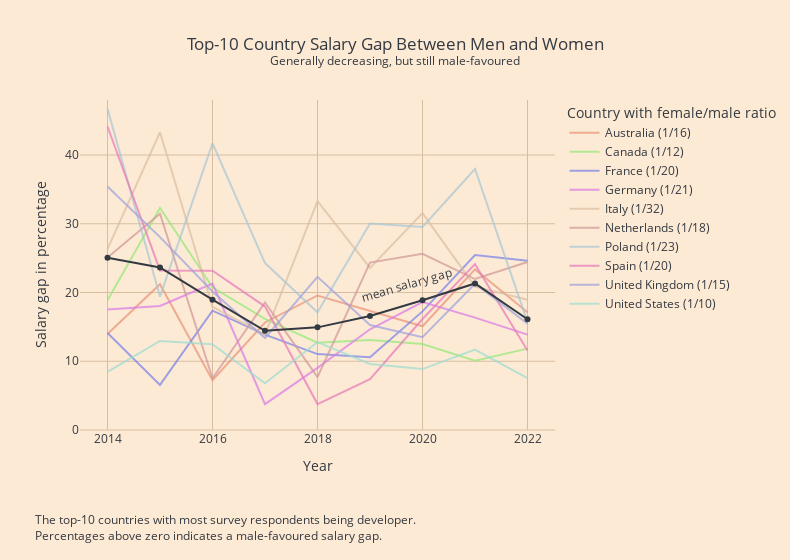

Notebook cell for this chart:
### Code cell
color_alpha = 0.7

fig = px.line(
    salary_gap_df,
    x='Year',
    y='SalaryGapPercent',
    color='Country',
    hover_name='Country',
    title='Top-10 Country Salary Gap Between Men and Women<br><sup>Generally decreasing, but still male-favoured</sup>',
    custom_data=['Country'],
    color_discrete_sequence=[
        f'rgba(233, 146, 119, {color_alpha})',
        f'rgba(148, 233, 119, {color_alpha})',
        f'rgba(119, 127, 233, {color_alpha})',
        f'rgba(218, 119, 233, {color_alpha})',
        f'rgba(218, 191, 162, {color_alpha})',
        f'rgba(207, 150, 150, {color_alpha})',
        f'rgba(167, 199, 213, {color_alpha})',
        f'rgba(233, 119, 186, {color_alpha})',
        f'rgba(154, 162, 221, {color_alpha})',
        f'rgba(154, 221, 209, {color_alpha})',
    ],
    range_y=[0, 48],
    width=790,
)

fig.update_layout(yaxis_title='Salary gap in percentage')

# Add male/female ratio in the legend names
total_male_participants_per_country_df = countries_df.query('Gender == "male"') \
    .groupby('Country', as_index=False) \
    .size() \
    .rename(columns={'size': 'TotalMale'})

total_female_participants_per_country_df = countries_df.query('Gender == "female"') \
    .groupby('Country', as_index=False) \
    .size() \
    .rename(columns={'size': 'TotalFemale'})

total_participants_per_country_df = pd.merge(total_male_participants_per_country_df, total_female_participants_per_country_df)
total_participants_per_country_df['MaleRatioPerFemale'] = total_participants_per_country_df['TotalMale'] / total_participants_per_country_df['TotalFemale']

# Add female/male ratio for each legend name.

# Example: {'oldname': 'newname'}
legend_names = {}
for _, row in total_participants_per_country_df.iterrows():
    legend_names[row['Country']] = f"{row['Country']} (1/{int(row['MaleRatioPerFemale'])})"

fig.for_each_trace(lambda t: t.update(name=legend_names[t.name], 
                                      legendgroup=legend_names[t.name],
                                      hovertemplate='<b>' + t.name + '</b><br>Year: %{x:d} </br>Salary gap: %{y:d}%<extra></extra>'))

# Plot the mean salary scatters
mean_salary_line_fig = px.line(mean_salary_gap,
                               x='Year',
                               y='SalaryGapPercent',
                               markers=True)
for trace in mean_salary_line_fig.data:
    trace.hovertemplate = '<b>' + trace.name + '</b><br>Year: %{x:d} </br>Mean salary gap: %{y:d}%<extra></extra>'

fig.add_traces(list(mean_salary_line_fig.select_traces()))
fig.add_annotation(x=2019.7, y=17.75,
                   showarrow=False,
                   xanchor='center',
                   yanchor='bottom',
                   textangle=-16,
                   text='mean salary gap')

# Add caption
fig.add_annotation(x=-0.1, y=-0.35,
                   xref='paper', yref='paper',
                   showarrow=False,
                   xanchor='left', yanchor='bottom',
                   align='left',
                   text='The top-10 countries with most survey respondents being developer.<br>Percentages above zero indicates a male-favoured salary gap.')

fig.update_layout(
    legend={
        'title': 'Country with female/male ratio'
    },
    margin={'b': 130}
)

fig.show()

### Figure 1 — Plotly figure (JSON) as saved in the notebook; plotly's stock layout.template omitted (floating-point values rounded to 4 significant figures)
{"data": [{"customdata": [["Australia"], ["Australia"], ["Australia"], ["Australia"], ["Australia"], ["Australia"], ["Australia"], ["Australia"], ["Australia"]], "hovertemplate": "<b>Australia</b><br>Year: %{x:d} </br>Salary gap: %{y:d}%<extra></extra>", "hovertext": ["Australia", "Australia", "Australia", "Australia", "Australia", "Australia", "Australia", "Australia", "Australia"], "legendgroup": "Australia (1/16)", "line": {"color": "rgba(233, 146, 119, 0.7)", "dash": "solid"}, "marker": {"symbol": "circle"}, "mode": "lines", "name": "Australia (1/16)", "orientation": "v", "showlegend": true, "type": "scatter", "x": [2014, 2015, 2016, 2017, 2018, 2019, 2020, 2021, 2022], "xaxis": "x", "y": [13.96, 21.21, 7.232, 15.64, 19.57, 17.28, 15.08, 23.36, 17.13], "yaxis": "y"}, {"customdata": [["Canada"], ["Canada"], ["Canada"], ["Canada"], ["Canada"], ["Canada"], ["Canada"], ["Canada"], ["Canada"]], "hovertemplate": "<b>Canada</b><br>Year: %{x:d} </br>Salary gap: %{y:d}%<extra></extra>", "hovertext": ["Canada", "Canada", "Canada", "Canada", "Canada", "Canada", "Canada", "Canada", "Canada"], "legendgroup": "Canada (1/12)", "line": {"color": "rgba(148, 233, 119, 0.7)", "dash": "solid"}, "marker": {"symbol": "circle"}, "mode": "lines", "name": "Canada (1/12)", "orientation": "v", "showlegend": true, "type": "scatter", "x": [2014, 2015, 2016, 2017, 2018, 2019, 2020, 2021, 2022], "xaxis": "x", "y": [18.89, 32.29, 20.76, 16.16, 12.7, 13.1, 12.5, 10.09, 11.84], "yaxis": "y"}, {"customdata": [["France"], ["France"], ["France"], ["France"], ["France"], ["France"], ["France"], ["France"], ["France"]], "hovertemplate": "<b>France</b><br>Year: %{x:d} </br>Salary gap: %{y:d}%<extra></extra>", "hovertext": ["France", "France", "France", "France", "France", "France", "France", "France", "France"], "legendgroup": "France (1/20)", "line": {"color": "rgba(119, 127, 233, 0.7)", "dash": "solid"}, "marker": {"symbol": "circle"}, "mode": "lines", "name": "France (1/20)", "orientation": "v", "showlegend": true, "type": "scatter", "x": [2014, 2015, 2016, 2017, 2018, 2019, 2020, 2021, 2022], "xaxis": "x", "y": [14.12, 6.566, 17.36, 13.87, 11.04, 10.59, 17.25, 25.46, 24.6], "yaxis": "y"}, {"customdata": [["Germany"], ["Germany"], ["Germany"], ["Germany"], ["Germany"], ["Germany"], ["Germany"], ["Germany"], ["Germany"]], "hovertemplate": "<b>Germany</b><br>Year: %{x:d} </br>Salary gap: %{y:d}%<extra></extra>", "hovertext": ["Germany", "Germany", "Germany", "Germany", "Germany", "Germany", "Germany", "Germany", "Germany"], "legendgroup": "Germany (1/21)", "line": {"color": "rgba(218, 119, 233, 0.7)", "dash": "solid"}, "marker": {"symbol": "circle"}, "mode": "lines", "name": "Germany (1/21)", "orientation": "v", "showlegend": true, "type": "scatter", "x": [2014, 2015, 2016, 2017, 2018, 2019, 2020, 2021, 2022], "xaxis": "x", "y": [17.53, 18.04, 21.29, 3.757, 9.045, 14.66, 18.6, 16.34, 13.88], "yaxis": "y"}, {"customdata": [["Italy"], ["Italy"], ["Italy"], ["Italy"], ["Italy"], ["Italy"], ["Italy"], ["Italy"], ["Italy"]], "hovertemplate": "<b>Italy</b><br>Year: %{x:d} </br>Salary gap: %{y:d}%<extra></extra>", "hovertext": ["Italy", "Italy", "Italy", "Italy", "Italy", "Italy", "Italy", "Italy", "Italy"], "legendgroup": "Italy (1/32)", "line": {"color": "rgba(218, 191, 162, 0.7)", "dash": "solid"}, "marker": {"symbol": "circle"}, "mode": "lines", "name": "Italy (1/32)", "orientation": "v", "showlegend": true, "type": "scatter", "x": [2014, 2015, 2016, 2017, 2018, 2019, 2020, 2021, 2022], "xaxis": "x", "y": [26.3, 43.31, 17.91, 13.88, 33.27, 23.58, 31.54, 20.85, 18.95], "yaxis": "y"}, {"customdata": [["Netherlands"], ["Netherlands"], ["Netherlands"], ["Netherlands"], ["Netherlands"], ["Netherlands"], ["Netherlands"], ["Netherlands"], ["Netherlands"]], "hovertemplate": "<b>Netherlands</b><br>Year: %{x:d} </br>Salary gap: %{y:d}%<extra></extra>", "hovertext": ["Netherlands", "Netherlands", "Netherlands", "Netherlands", "Netherlands", "Netherlands", "Netherlands", "Netherlands", "Netherlands"], "legendgroup": "Netherlands (1/18)", "line": {"color": "rgba(207, 150, 150, 0.7)", "dash": "solid"}, "marker": {"symbol": "circle"}, "mode": "lines", "name": "Netherlands (1/18)", "orientation": "v", "showlegend": true, "type": "scatter", "x": [2014, 2015, 2016, 2017, 2018, 2019, 2020, 2021, 2022], "xaxis": "x", "y": [25.09, 31.47, 7.534, 18.56, 7.698, 24.35, 25.64, 21.96, 24.45], "yaxis": "y"}, {"customdata": [["Poland"], ["Poland"], ["Poland"], ["Poland"], ["Poland"], ["Poland"], ["Poland"], ["Poland"], ["Poland"]], "hovertemplate": "<b>Poland</b><br>Year: %{x:d} </br>Salary gap: %{y:d}%<extra></extra>", "hovertext": ["Poland", "Poland", "Poland", "Poland", "Poland", "Poland", "Poland", "Poland", "Poland"], "legendgroup": "Poland (1/23)", "line": {"color": "rgba(167, 199, 213, 0.7)", "dash": "solid"}, "marker": {"symbol": "circle"}, "mode": "lines", "name": "Poland (1/23)", "orientation": "v", "showlegend": true, "type": "scatter", "x": [2014, 2015, 2016, 2017, 2018, 2019, 2020, 2021, 2022], "xaxis": "x", "y": [46.75, 19.39, 41.71, 24.28, 17.12, 30.03, 29.54, 37.96, 15.7], "yaxis": "y"}, {"customdata": [["Spain"], ["Spain"], ["Spain"], ["Spain"], ["Spain"], ["Spain"], ["Spain"], ["Spain"], ["Spain"]], "hovertemplate": "<b>Spain</b><br>Year: %{x:d} </br>Salary gap: %{y:d}%<extra></extra>", "hovertext": ["Spain", "Spain", "Spain", "Spain", "Spain", "Spain", "Spain", "Spain", "Spain"], "legendgroup": "Spain (1/20)", "line": {"color": "rgba(233, 119, 186, 0.7)", "dash": "solid"}, "marker": {"symbol": "circle"}, "mode": "lines", "name": "Spain (1/20)", "orientation": "v", "showlegend": true, "type": "scatter", "x": [2014, 2015, 2016, 2017, 2018, 2019, 2020, 2021, 2022], "xaxis": "x", "y": [44.14, 23.21, 23.18, 17.96, 3.768, 7.392, 16.15, 24.13, 11.56], "yaxis": "y"}, {"customdata": [["United Kingdom"], ["United Kingdom"], ["United Kingdom"], ["United Kingdom"], ["United Kingdom"], ["United Kingdom"], ["United Kingdom"], ["United Kingdom"], ["United Kingdom"]], "hovertemplate": "<b>United Kingdom</b><br>Year: %{x:d} </br>Salary gap: %{y:d}%<extra></extra>", "hovertext": ["United Kingdom", "United Kingdom", "United Kingdom", "United Kingdom", "United Kingdom", "United Kingdom", "United Kingdom", "United Kingdom", "United Kingdom"], "legendgroup": "United Kingdom (1/15)", "line": {"color": "rgba(154, 162, 221, 0.7)", "dash": "solid"}, "marker": {"symbol": "circle"}, "mode": "lines", "name": "United Kingdom (1/15)", "orientation": "v", "showlegend": true, "type": "scatter", "x": [2014, 2015, 2016, 2017, 2018, 2019, 2020, 2021, 2022], "xaxis": "x", "y": [35.42, 28.06, 20.15, 13.38, 22.27, 15.27, 13.51, 21.28, 15.48], "yaxis": "y"}, {"customdata": [["United States"], ["United States"], ["United States"], ["United States"], ["United States"], ["United States"], ["United States"], ["United States"], ["United States"]], "hovertemplate": "<b>United States</b><br>Year: %{x:d} </br>Salary gap: %{y:d}%<extra></extra>", "hovertext": ["United States", "United States", "United States", "United States", "United States", "United States", "United States", "United States", "United States"], "legendgroup": "United States (1/10)", "line": {"color": "rgba(154, 221, 209, 0.7)", "dash": "solid"}, "marker": {"symbol": "circle"}, "mode": "lines", "name": "United States (1/10)", "orientation": "v", "showlegend": true, "type": "scatter", "x": [2014, 2015, 2016, 2017, 2018, 2019, 2020, 2021, 2022], "xaxis": "x", "y": [8.47, 12.95, 12.46, 6.798, 12.79, 9.61, 8.862, 11.71, 7.549], "yaxis": "y"}, {"hovertemplate": "<b></b><br>Year: %{x:d} </br>Mean salary gap: %{y:d}%<extra></extra>", "legendgroup": "", "line": {"color": "#343a42", "dash": "solid"}, "marker": {"symbol": "circle"}, "mode": "lines+markers", "name": "", "orientation": "v", "showlegend": false, "type": "scatter", "x": [2014, 2015, 2016, 2017, 2018, 2019, 2020, 2021, 2022], "xaxis": "x", "y": [25.06, 23.65, 18.96, 14.43, 14.93, 16.59, 18.87, 21.31, 16.11], "yaxis": "y"}], "layout": {"annotations": [{"showarrow": false, "text": "mean salary gap", "textangle": -16, "x": 2020.0, "xanchor": "center", "y": 17.75, "yanchor": "bottom"}, {"align": "left", "showarrow": false, "text": "The top-10 countries with most survey respondents being developer.<br>Percentages above zero indicates a male-favoured salary gap.", "x": -0.1, "xanchor": "left", "xref": "paper", "y": -0.35, "yanchor": "bottom", "yref": "paper"}], "legend": {"title": {"text": "Country with female/male ratio"}, "tracegroupgap": 0}, "margin": {"b": 130}, "title": {"text": "Top-10 Country Salary Gap Between Men and Women<br><sup>Generally decreasing, but still male-favoured</sup>"}, "width": 790, "xaxis": {"anchor": "y", "domain": [0, 1], "title": {"text": "Year"}}, "yaxis": {"anchor": "x", "domain": [0, 1], "range": [0, 48], "title": {"text": "Salary gap in percentage"}}}}
